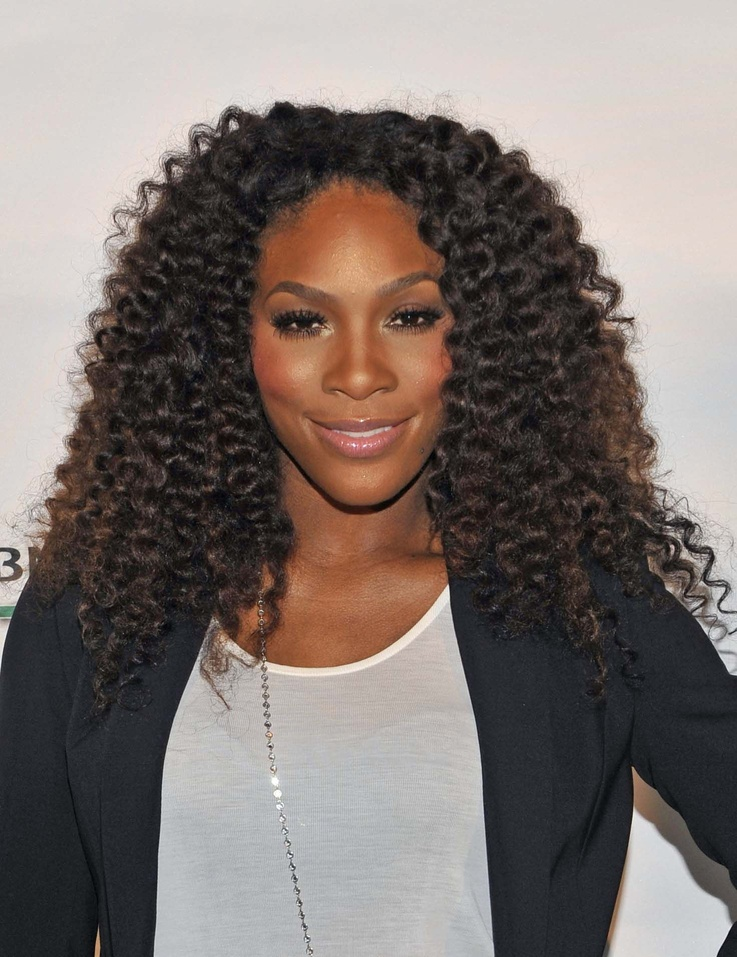
#> input picture Classifying_Models/Testing_Images/Serena.jpg, 737 x 957 px, shrunk from 1472 x 1912 before the run
$ jupyter execute --allow-errors Sports_celeb_classify.ipynb
#> lines starting #> are read from the running program, lines starting #| are printed output that depends on the picture; after the words box and inside, x2 and y2 are one past the last pixel; in counts of white or black regions, pixels touching at a corner belong together
[cell 1]
import numpy as np
import matplotlib
import cv2
from matplotlib import pyplot as plt

[cell 2]
image  = cv2.imread('./Testing_Images/Serena.jpg')
#> image is the input picture: shape (957, 737, 3); mean B, G, R 110.7, 114.9, 124.8
image.shape
#> Out = (957, 737, 3)

[cell 3]
plt.imshow(image)

[cell 4]
gray = cv2.cvtColor(image,cv2.COLOR_BGR2GRAY)
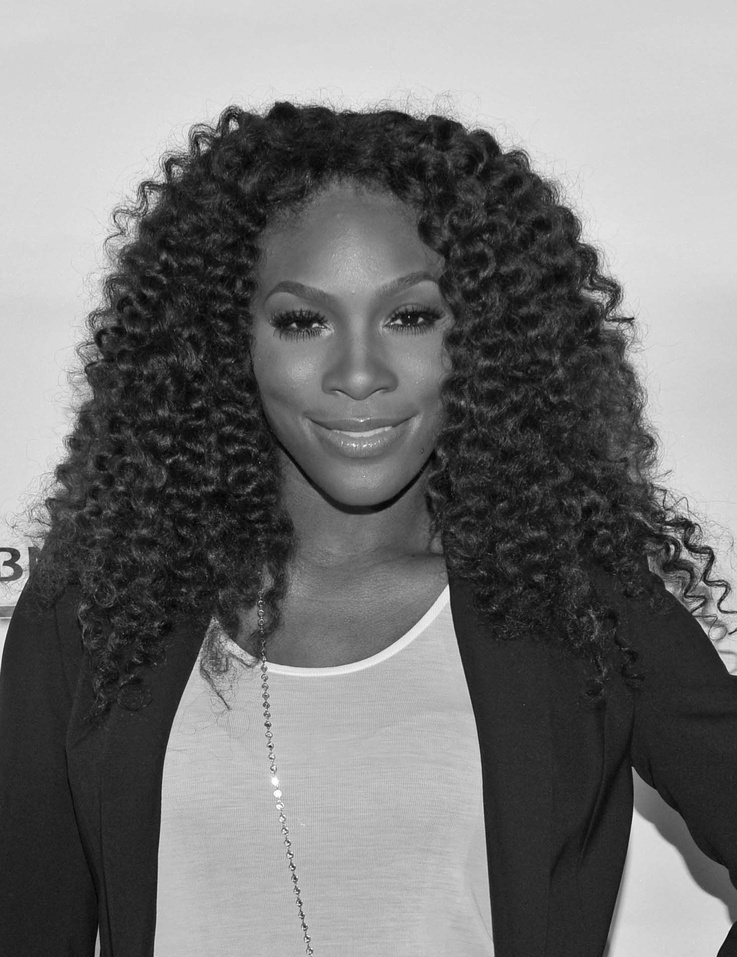
#> gray: shape (957, 737); min 1, max 255, mean 117.4
gray.shape
#> Out = (957, 737)

[cell 5]
gray

[cell 6]
plt.imshow(gray, cmap = 'gray')

[cell 7]
facecascade = cv2.CascadeClassifier('./opencv/haarcascades/haarcascade_frontalface_default.xml')
faces = facecascade.detectMultiScale(gray,1.3,5)
#> faces = [[226, 217, 259, 259]]
faces
#> Out = [[226, 217, 259, 259]]

[cell 8]
(x,y,w,h) = faces[0]
#> x = 226; y = 217; w = 259; h = 259
x,y,w,h
#> Out = (226, 217, 259, 259)

[cell 9]
face_img = cv2.rectangle(image,(x,y) , (x+w, y+h) , (255 , 0, 0), 2)
plt.imshow(face_img)

[cell 10]
eyecascade = cv2.CascadeClassifier('./opencv/haarcascades/haarcascade_eye.xml')
cv2.destroyAllWindows()
for (x,y,w,h) in faces:
    face_img = cv2.rectangle(image,(x,y),(x+w,y+h),(255,0,0),2)
    ri_gray = gray[y:y+h, x:x+w]
    ri_color = face_img[y:y+h, x:x+w]
    eyes = eyecascade.detectMultiScale(ri_gray)
    for (ex,ey,ew,eh) in eyes:
        cv2.rectangle(ri_color,(ex,ey),(ex+ew,ey+eh),(255,0,0),2)
#> this loop made 1 pass
#> (x, y, w, h, eyes) on pass 1: (226, 217, 259, 259, [[153, 75, 55, 55], [43, 73, 65, 65]])
#> pass 1, `ri_gray = gray[y:y+h, x:x+w]`:
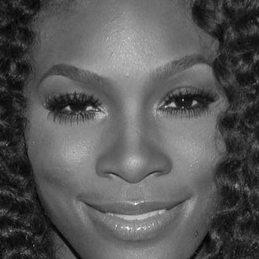
#> ri_gray: shape (259, 259); min 2, max 245, mean 87.7
#> pass 1, `ri_color = face_img[y:y+h, x:x+w]`:
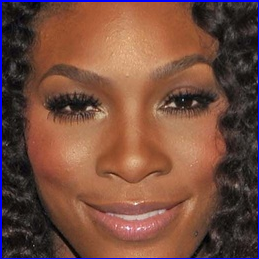
#> ri_color: shape (259, 259, 3); mean B, G, R 63.1, 76.6, 116.8
#> after the loop:
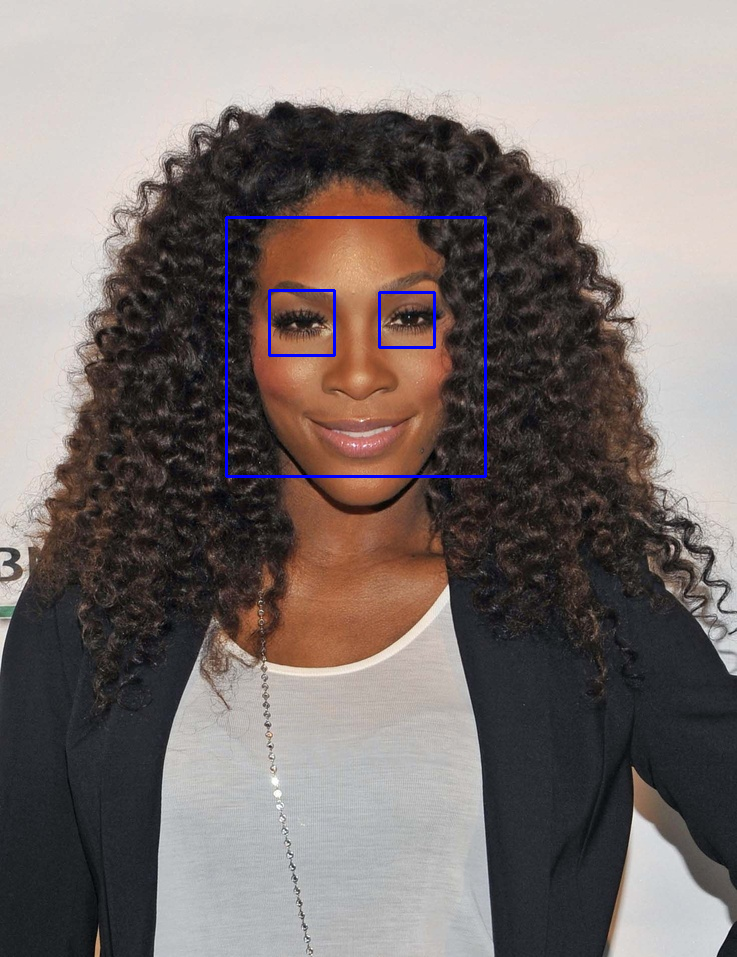
#> image: shape (957, 737, 3); mean B, G, R 112, 114.5, 124.2
#> after the loop:
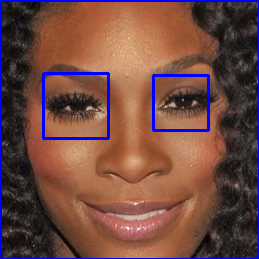
#> ri_color: shape (259, 259, 3); 2.13% of pixels changed, all inside (x1, y1, x2, y2) = (42, 72, 210, 140)


plt.figure()
plt.imshow(face_img, cmap='gray')
plt.show()

$ run again, with Classifying_Models/Testing_Images/Virat.jpg copied over Classifying_Models/Testing_Images/Serena.jpg
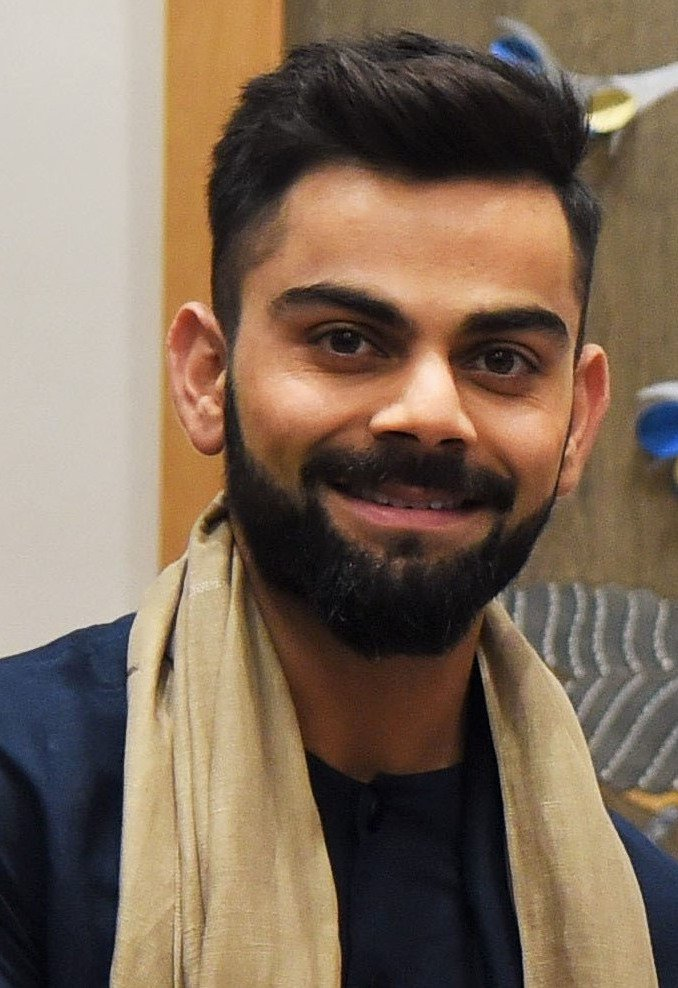
#> input picture Classifying_Models/Testing_Images/Virat.jpg, 678 x 988 px
#> image is the input picture: shape (988, 678, 3); mean B, G, R 89.3, 107.1, 126.4
#> `gray = cv2.cvtColor(image,cv2.COLOR_BGR2GRAY)`:
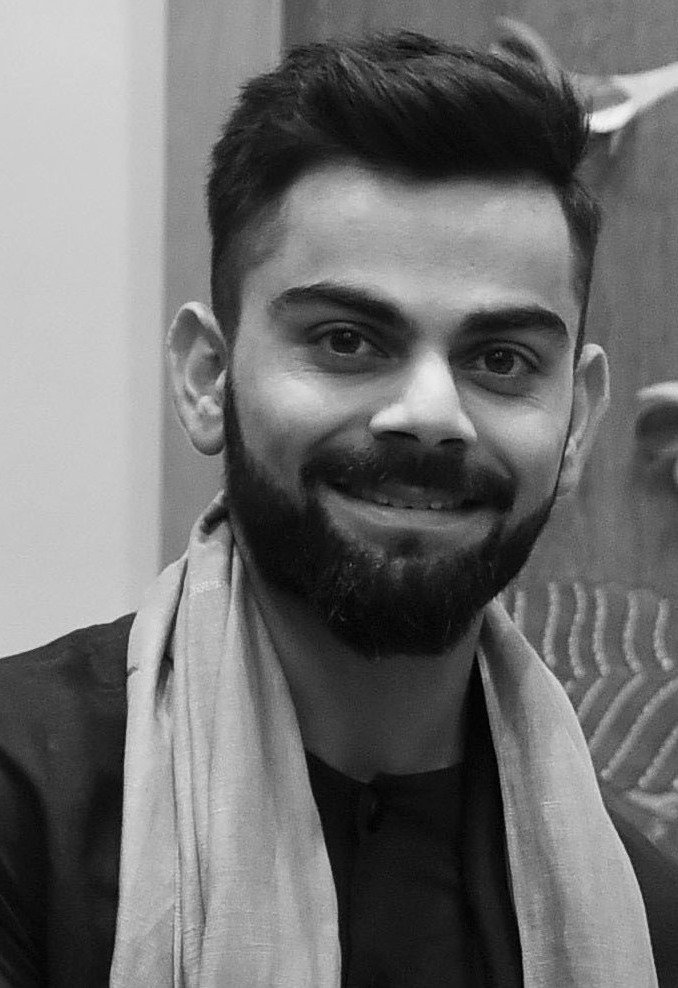
#> gray: shape (988, 678); min 0, max 247, mean 110.9
#> faces = [[203, 182, 428, 428]]
#> `(x,y,w,h) = faces[0]`: x = 203; y = 182; w = 428
#> `x,y,w,h`: Out = (203, 182, 428, 428)
#> the loop `for (x,y,w,h) in faces:` made 1 pass
#> (x, y, w, h, eyes) on pass 1: (203, 182, 428, 428, [[254, 136, 84, 84], [95, 112, 96, 96]])
#> after the loop `for (x,y,w,h) in faces:`:
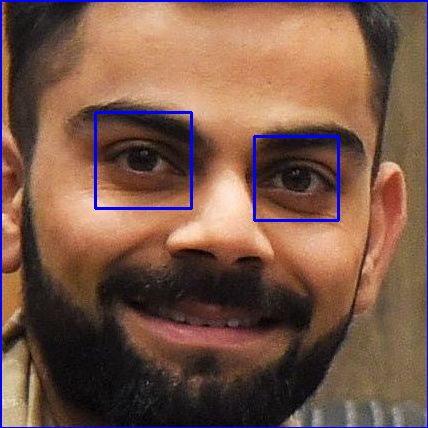
#> ri_color: shape (428, 428, 3); mean B, G, R 72.4, 87.6, 120.9
